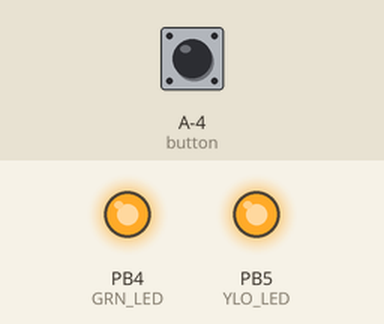
The program below on a simulated ATtiny85, built for the host (arithmetic inside an expression is 32-bit, double 64-bit). Shown: output pins drawn as LEDs (lit = HIGH). The test bench sets the inputs (shaded band); at power-on: A-4 (button) LOW. Pins used as bus, display or sensor lines are not drawn.

Above: at 0.1 s.
At 1.3 s:
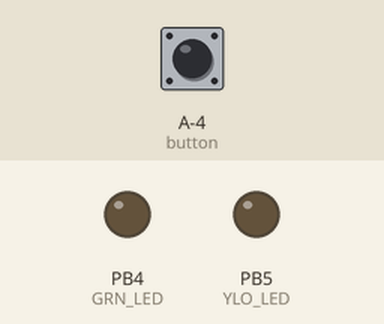
1.4 s: A-4 (button) pulled HIGH for 3 s
At 5.4 s:
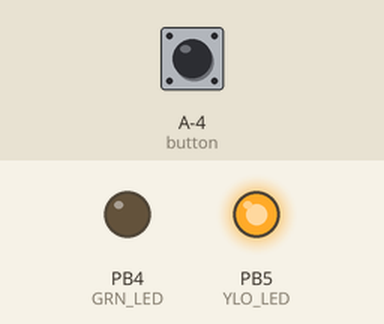
Timing chart, 0 to 12.3 s (numbered marks = the images above; inputs shaded):
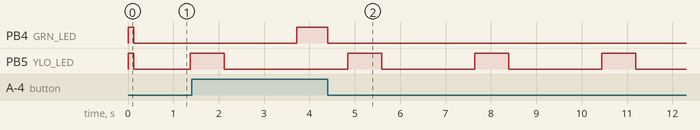

Measured:
- after the input at 1.4 s, PB4 (GRN_LED): LOW → HIGH after 2.3 s, → LOW 0.68 s later
- by itself, PB5 (YLO_LED): repeats every 2.8 s: HIGH 0.75 s, LOW 2.0 s

The program:

main.cpp
```cpp
#include <Arduino.h>

#include "Manchester.h"


/*
  Manchester Transmitter example

  In this example transmitter will send 10 bytes array  per transmittion
  try different speeds using this constants, your maximum possible speed will
  depend on various factors like transmitter type, distance, microcontroller speed, ...
  MAN_300 0
  MAN_600 1
  MAN_1200 2
  MAN_2400 3
  MAN_4800 4
  MAN_9600 5
  MAN_19200 6
  MAN_38400 7
*/

#define TX_PIN  11          //pin where your transmitter is connected
#define GRN_LED  4          //pin for Green LED
#define YLO_LED  5          //pin for Yellow LED
#define datalength   7      //this is size of array
#define button  10          //pin where your active-low button is connected


uint8_t data[7] = {7, 'G', 'O', 'J', 'A', 'Y', 'S'};  // array of data to transmit

void setup()
{
  pinMode(GRN_LED , OUTPUT);
  digitalWrite(GRN_LED, LOW);
  pinMode(YLO_LED , OUTPUT);
  digitalWrite(YLO_LED, LOW);


  for (byte i = 0; i < 5; i++)
  {
    digitalWrite(5, HIGH);
    digitalWrite(4, HIGH);
    delay(25);
    digitalWrite(5, LOW);
    digitalWrite(4, LOW);

  }


  //man.workAround1MhzTinyCore(); //add this in order for transmitter to work with 1Mhz Attiny85/84
  man.setupTransmit(TX_PIN, MAN_300);


}


void loop()
{
  delay(800);
  while (digitalRead(10) == 1)		// do nothing while no button pressed
  {

    digitalWrite(GRN_LED, 1);      // GREEN LED on = system is ready to transmit
  }

  digitalWrite(GRN_LED, 0);    // GREEN LED off

  man.transmitArray(datalength, data);
  for (int i = 0; i < 5; i++)
  { digitalWrite(YLO_LED, 1);
    delay(150);
    digitalWrite(YLO_LED, 0);
  }
  delay(800);
}
```
